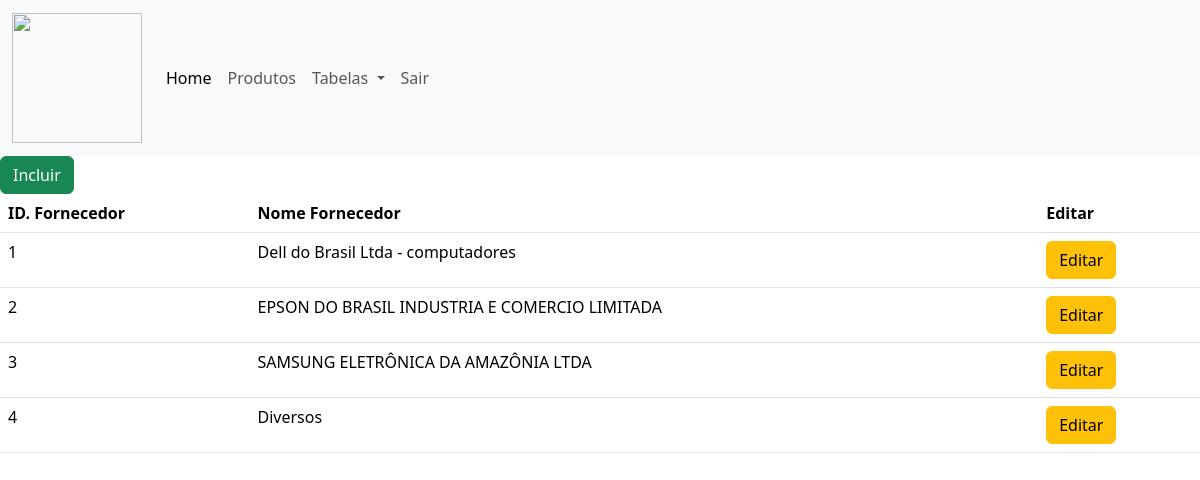
The app's page /loja/admin/lista_fornecedores.php (signed in) with its own data.
### tables this page shows
CREATE TABLE `fornecedores` (
  `id_fornecedor` int(11) NOT NULL,
  `nome_fornecedor` varchar(80) NOT NULL,
  `cpf_cnpj` varchar(25) NOT NULL,
  `cep` varchar(9) NOT NULL,
  `logradouro` varchar(60) NOT NULL,
  `numero` varchar(15) NOT NULL,
  `complemento` varchar(15) NOT NULL,
  `bairro` varchar(60) NOT NULL,
  `cidade` varchar(80) NOT NULL,
  `uf` varchar(5) NOT NULL,
  `email` varchar(100) NOT NULL,
  `celular` varchar(20) NOT NULL
);

### loja/admin/lista_fornecedores.php (the view, shortened to what this page needs)
<html>
<head>
    <link href="https://cdn.jsdelivr.net/npm/bootstrap@5.3.3/dist/css/bootstrap.min.css" rel="stylesheet">
</head>
<body>
    <?php
    include 'menu.php';
    include 'conexao.php';
    ?>
    <a href="incluir_fornecedores.php" class="btn btn-success">Incluir</a>
    <br/>
    <table class="table table-hover">
        <thead>
        <tr>
            <th>ID. Fornecedor</th>
            <th>Nome Fornecedor</th>
            <th>Editar</th>
        </tr>
        </thead>
        <tbody>
        <?php
        $sql = "select * from fornecedores";
        $busca_fornecedor = mysqli_query($conexao,$sql);
        while ($array = mysqli_fetch_array($busca_fornecedor)) {
            $id_fornecedor = $array['id_fornecedor'];
            $nome_fornecedor = $array['nome_fornecedor'];
        ?>
        <tr>
            <td><?php echo $id_fornecedor ?></td>
            <td><?php echo $nome_fornecedor?></td>
            <td><a href="editar_fornecedores.php?id_fornecedor=<?php echo $id_fornecedor ?>" class="btn btn-warning">Editar</a></td>
        </tr>
        <?php } ?>
        </tbody>
    </table>
</body>
</html>

### records on screen
fornecedores: id_fornecedor "1", nome_fornecedor "Dell do Brasil Ltda - computadores"
fornecedores: id_fornecedor "2", nome_fornecedor "EPSON DO BRASIL INDUSTRIA E COMERCIO LIMITADA"
fornecedores: id_fornecedor "3", nome_fornecedor "SAMSUNG ELETRÔNICA DA AMAZÔNIA LTDA"
fornecedores: id_fornecedor "4", nome_fornecedor "Diversos"
